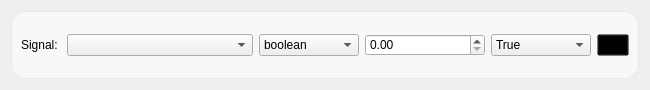
<?xml version="1.0" encoding="UTF-8"?>
<ui version="4.0">
 <class>outputSignalSetting</class>
 <widget class="QWidget" name="outputSignalSetting">
  <property name="geometry">
   <rect>
    <x>0</x>
    <y>0</y>
    <width>650</width>
    <height>90</height>
   </rect>
  </property>
  <property name="minimumSize">
   <size>
    <width>0</width>
    <height>90</height>
   </size>
  </property>
  <property name="maximumSize">
   <size>
    <width>650</width>
    <height>90</height>
   </size>
  </property>
  <property name="windowTitle">
   <string>Form</string>
  </property>
  <property name="styleSheet">
   <string notr="true">#SignalSetting{

	background-color: transparent;
}</string>
  </property>
  <layout class="QVBoxLayout" name="verticalLayout">
   <item>
    <widget class="QFrame" name="main_frame">
     <property name="minimumSize">
      <size>
       <width>0</width>
       <height>0</height>
      </size>
     </property>
     <property name="maximumSize">
      <size>
       <width>16777215</width>
       <height>16777215</height>
      </size>
     </property>
     <property name="styleSheet">
      <string notr="true">#main_frame{
	background-color: #F7F8FA;
	border-radius:15px;
	border: 1px solid rgb(232, 233, 235);
}</string>
     </property>
     <property name="frameShape">
      <enum>QFrame::StyledPanel</enum>
     </property>
     <property name="frameShadow">
      <enum>QFrame::Raised</enum>
     </property>
     <layout class="QHBoxLayout" name="horizontalLayout">
      <item>
       <widget class="QLabel" name="label">
        <property name="sizePolicy">
         <sizepolicy hsizetype="Maximum" vsizetype="Preferred">
          <horstretch>0</horstretch>
          <verstretch>0</verstretch>
         </sizepolicy>
        </property>
        <property name="text">
         <string>Signal: </string>
        </property>
       </widget>
      </item>
      <item>
       <widget class="QComboBox" name="signal_name_combobox">
        <property name="maximumSize">
         <size>
          <width>16777215</width>
          <height>16777215</height>
         </size>
        </property>
       </widget>
      </item>
      <item>
       <widget class="QComboBox" name="signal_type">
        <property name="maximumSize">
         <size>
          <width>100</width>
          <height>16777215</height>
         </size>
        </property>
        <item>
         <property name="text">
          <string>boolean</string>
         </property>
        </item>
        <item>
         <property name="text">
          <string>numberic</string>
         </property>
        </item>
       </widget>
      </item>
      <item>
       <widget class="QDoubleSpinBox" name="value_numeric">
        <property name="minimumSize">
         <size>
          <width>120</width>
          <height>0</height>
         </size>
        </property>
        <property name="maximumSize">
         <size>
          <width>120</width>
          <height>16777215</height>
         </size>
        </property>
       </widget>
      </item>
      <item>
       <widget class="QComboBox" name="value_bool">
        <property name="minimumSize">
         <size>
          <width>100</width>
          <height>0</height>
         </size>
        </property>
        <property name="maximumSize">
         <size>
          <width>100</width>
          <height>16777215</height>
         </size>
        </property>
        <item>
         <property name="text">
          <string>True</string>
         </property>
        </item>
        <item>
         <property name="text">
          <string>False</string>
         </property>
        </item>
       </widget>
      </item>
      <item>
       <widget class="QPushButton" name="remove_btn">
        <property name="styleSheet">
         <string notr="true">background-color:transparent;
min-width:30px;
max-width:30px;</string>
        </property>
        <property name="text">
         <string/>
        </property>
        <property name="icon">
         <iconset resource="Assets/Assets.qrc">
          <normaloff>:/assets/icons/icons8-close-black-50.png</normaloff>:/assets/icons/icons8-close-black-50.png</iconset>
        </property>
       </widget>
      </item>
     </layout>
    </widget>
   </item>
  </layout>
 </widget>
 <resources>
  <include location="Assets/Assets.qrc"/>
 </resources>
 <connections/>
</ui>
